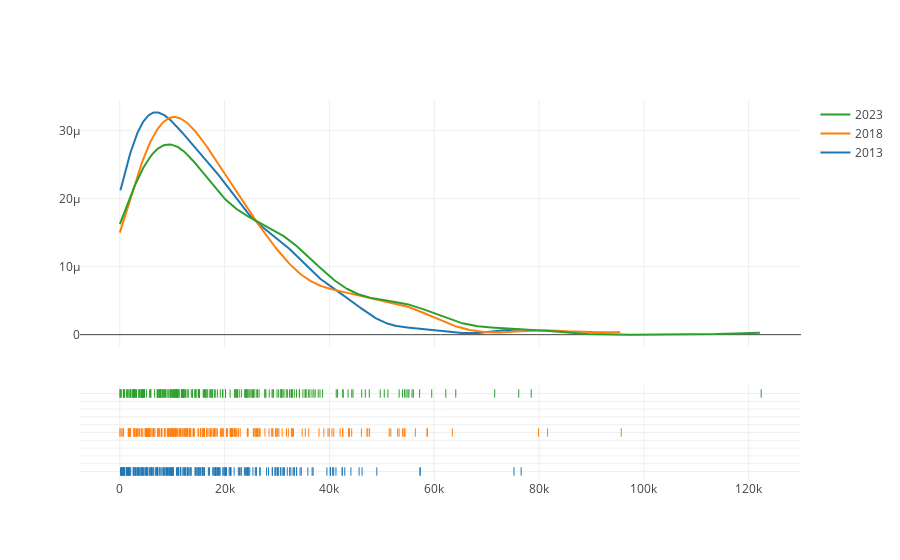

The notebook cell this image was saved under:
### Code cell
fig = ff.create_distplot([list(df.loc[(df.year==2013)&(df['margin percent']<75.0),'margin percent']),list(df.loc[(df.year==2018)&(df['margin percent']<75.0),'margin percent']),list(df.loc[(df.year==2023)&(df['margin percent']<75.0),'margin percent'])],group_labels=['2013','2018','2023'],show_hist=False)
# fig.update_traces(meanline_visible=True)
fig = ff.create_distplot([list(df.loc[(df.year==2013),'margin']),list(df.loc[(df.year==2018),'margin']),list(df.loc[(df.year==2023),'margin'])],group_labels=['2013','2018','2023'],show_hist=False)
fig.show()

### Figure 1 — Plotly figure (JSON) as saved in the notebook; plotly's stock layout.template omitted (floating-point values rounded to 4 significant figures; data arrays with more than 128 entries replaced by an {"elided": "..."} marker saying what was removed)
{"data": [{"legendgroup": "2013", "marker": {"color": "rgb(31, 119, 180)"}, "mode": "lines", "name": "2013", "showlegend": true, "type": "scatter", "x": {"elided": "500 float values"}, "xaxis": "x", "y": {"elided": "500 float values"}, "yaxis": "y"}, {"legendgroup": "2018", "marker": {"color": "rgb(255, 127, 14)"}, "mode": "lines", "name": "2018", "showlegend": true, "type": "scatter", "x": {"elided": "500 float values"}, "xaxis": "x", "y": {"elided": "500 float values"}, "yaxis": "y"}, {"legendgroup": "2023", "marker": {"color": "rgb(44, 160, 44)"}, "mode": "lines", "name": "2023", "showlegend": true, "type": "scatter", "x": {"elided": "500 float values"}, "xaxis": "x", "y": {"elided": "500 float values"}, "yaxis": "y"}, {"legendgroup": "2013", "marker": {"color": "rgb(31, 119, 180)", "symbol": "line-ns-open"}, "mode": "markers", "name": "2013", "showlegend": false, "type": "scatter", "x": {"elided": "224 int values"}, "xaxis": "x", "y": {"elided": "224 str values"}, "yaxis": "y2"}, {"legendgroup": "2018", "marker": {"color": "rgb(255, 127, 14)", "symbol": "line-ns-open"}, "mode": "markers", "name": "2018", "showlegend": false, "type": "scatter", "x": {"elided": "225 int values"}, "xaxis": "x", "y": {"elided": "225 str values"}, "yaxis": "y2"}, {"legendgroup": "2023", "marker": {"color": "rgb(44, 160, 44)", "symbol": "line-ns-open"}, "mode": "markers", "name": "2023", "showlegend": false, "type": "scatter", "x": {"elided": "224 int values"}, "xaxis": "x", "y": {"elided": "224 str values"}, "yaxis": "y2"}], "layout": {"barmode": "overlay", "hovermode": "closest", "legend": {"traceorder": "reversed"}, "xaxis": {"anchor": "y2", "domain": [0, 1], "zeroline": false}, "yaxis": {"anchor": "free", "domain": [0.35, 1], "position": 0}, "yaxis2": {"anchor": "x", "domain": [0, 0.25], "dtick": 1, "showticklabels": false}}}
